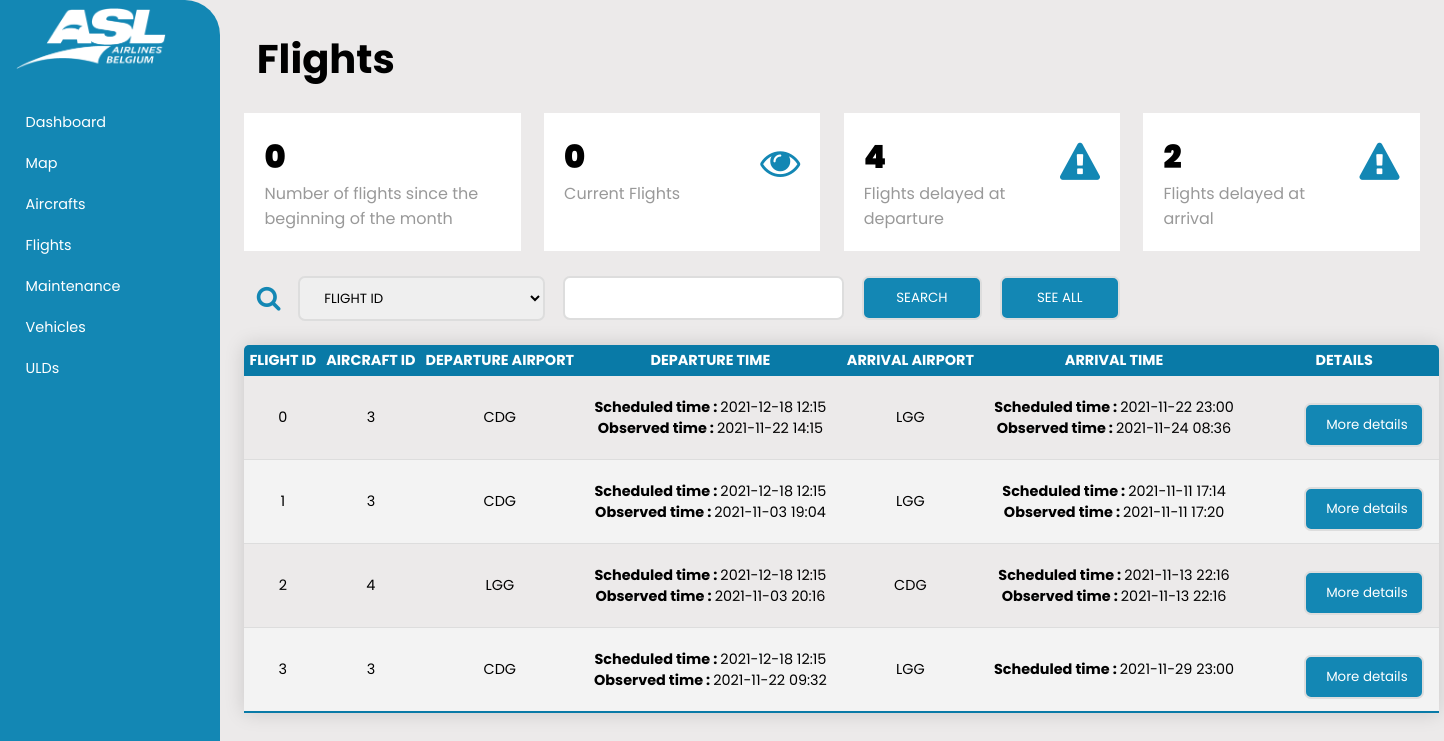
The app's page /project/flights.php with its own data.
### tables this page shows
CREATE TABLE IF NOT EXISTS `flight` (
  `id` int(11) NOT NULL,
  `id_aircraft` int(11) NOT NULL,
  `airport_departure` varchar(3) NOT NULL,
  `airport_arrival` varchar(3) NOT NULL,
  `scheduled_departure_time` timestamp NOT NULL DEFAULT CURRENT_TIMESTAMP ON UPDATE CURRENT_TIMESTAMP,
  `observed_departure_time` timestamp NULL DEFAULT NULL,
  `scheduled_arrival_time` timestamp NULL DEFAULT NULL,
  `observed_arrival_time` timestamp NULL DEFAULT NULL,
  `id_gate` varchar(255) NOT NULL,
  `load_plan` int(11) NOT NULL,
  PRIMARY KEY (`id`),
  KEY `airport_departure` (`airport_departure`),
  KEY `airport_arrival` (`airport_arrival`),
  KEY `id_aircraft` (`id_aircraft`),
  KEY `id_gate` (`id_gate`)
);

### project/flights.php (the view, shortened to what this page needs)
<?php
    include_once("./add_ons/header.php");
    include("./includes/dbconn.inc.php");
    include("./add_ons/sidebar.php");
?>
<?php
    $sql ="SELECT count(`id`) as nb_flights FROM `flight` where month(`observed_arrival_time`)= month(CURRENT_TIMESTAMP())";
    $result = mysqli_query($conn, $sql);
    $row = mysqli_fetch_assoc($result);
    $nb_flights = $row['nb_flights'];
    $sql ="SELECT count(`id`) as nb_current_flights FROM `flight` where month(`observed_arrival_time`)= month(CURRENT_TIMESTAMP()) AND day(`observed_arrival_time`) = day(CURRENT_TIMESTAMP())";
    $result = mysqli_query($conn, $sql);
    $row = mysqli_fetch_assoc($result);
    $nb_current_flights = $row['nb_current_flights'];
    $sql ="SELECT count(`id`) as nb_delay_departure FROM `flight` WHERE `scheduled_departure_time` != `observed_departure_time`";
    $result = mysqli_query($conn, $sql);
    $row = mysqli_fetch_assoc($result);
    $nb_delay_departure = $row['nb_delay_departure'];
    $sql ="SELECT count(`id`) as nb_delay_arrival FROM `flight` WHERE `scheduled_arrival_time` != `observed_arrival_time`";
    $result = mysqli_query($conn, $sql);
    $row = mysqli_fetch_assoc($result);
    $nb_delay_arrival = $row['nb_delay_arrival'];
?>
<div class="main-content">
    <h1>Flights</h1>
    <div class="cardBox">
        <div class="card">
            <div>
                <div class="numbers"><?php echo $nb_flights; ?></div>
                <div class="cardname">Number of flights since the beginning of the month</div>
            </div>
        </div>
        <div class="card">
            <div>
                <div class="numbers"><?php echo $nb_current_flights; ?></div>
                <div class="cardname">Current Flights</div>
            </div>
            <div class="iconBox">
                <i class="fa fa-eye" aria-hidden="true"></i>
            </div>
        </div>
        <div class="card">
            <div>
                <div class="numbers"><?php echo $nb_delay_departure; ?></div>
                <div class="cardname">Flights delayed at departure</div>
            </div>
            <div class="iconBox">
                <i class="fa fa-exclamation-triangle" aria-hidden="true"></i>
            </div>
        </div>
        <div class="card">
            <div>
                <div class="numbers"><?php echo $nb_delay_arrival; ?></div>
                <div class="cardname">Flights delayed at arrival</div>
            </div>
            <div class="iconBox">
                <i class="fa fa-exclamation-triangle" aria-hidden="true"></i>
            </div>
        </div>
    </div>
    <div class="Flights">
        <div class="bottom-right-buttons">
            <form class="form-search" action='/project/includes/flights.inc.php' method='post'>
                <i class="fa fa-search" aria-hidden="true" id="search_icon"></i>
                <select name="select-search">
                    <option value="id">FLIGHT ID</option>
                </select>
                <input type="text" name="contain-search">
                <button type="submit">SEARCH</button>
                <button  type="submit" name="see-all-button">SEE ALL</button>
            </form>
        </div>
        <div class="table_and_buttons">
            <table class="content-table">
                <thead>
                    <tr>
                        <th>Flight id</th>
                        <th>Aircraft id</th>
                        <th>Departure airport</th>
                        <th>Departure time</th>
                        <th>Arrival airport</th>
                        <th>Arrival time</th>
                        <th>Details</th>
                    </tr>
                </thead>
                <tbody>
                    <?php
                        $sql ="SELECT * FROM `flight` limit 4";
                        $result = mysqli_query($conn, $sql);
                        $nb_rows = mysqli_num_rows($result);
                        $flights ="";
                        if ($nb_rows>0){
                            while ($row = mysqli_fetch_assoc($result)){
                                $flights .= "<tr>";
                                $id = $row['id'];
                                $flights .= "<td>".$row['id']."</td>";
                                $flights .= "<td>".$row['id_aircraft']."</td>";
                                $IATA = $row['airport_departure'];
                                $flights .= "<td>".$IATA."</td>";
                                $flight_date_d = $row['scheduled_departure_time'];
                                $flight_date_d_new_format = date('Y-m-d H:i', strtotime($flight_date_d));
                                $flights .= "<td> <strong>Scheduled time : </strong>".$flight_date_d_new_format;
                                $flight_obs_d = $row['observed_departure_time'];
                                if($flight_obs_d){
                                    $flight_obs_d_new_format = date('Y-m-d H:i', strtotime($flight_obs_d));
                                    $flights .= "</br> <strong>Observed time : </strong>".$flight_obs_d_new_format."</td>";
                                }else{
                                    $flights .= "</td>";
                                }
                                $IATA = $row['airport_arrival'];
                                $flights .= "<td>".$IATA."</td>";
                                $flight_date_a = $row['scheduled_arrival_time'];
                                $flight_date_a_new_format = date('Y-m-d H:i', strtotime($flight_date_a));
                                $flights .= "<td> <strong>Scheduled time : </strong>".$flight_date_a_new_format;
                                $flight_obs_a = $row['observed_arrival_time'];
                                if($flight_obs_a){
                                    $flight_obs_a_new_format = date('Y-m-d H:i', strtotime($flight_obs_a));
                                    $flights .= "</br> <strong> Observed time : </strong>".$flight_obs_a_new_format."</td>";
                                } else {
                                    $flights .= "</td>";
                                }
                                $flights .= "<td>
                                            <form method='post' action='/project/includes/flights.inc.php' display: inline>
                                            <button class='ADD-button' type='submit' name='details-button' value=$id>More details</button>
                                            </form>
                                        </td>";
                                $flights .= "</tr>";
                            }
                        }
                        echo $flights;
                    ?>
                </tbody>
            </table>
        </div>
    </div>
</div>
<?php
    include_once("./add_ons/footer.php");
?>

### project/style.css (style rules this page uses)
:root { --main-color: #1387b4; --color-dark: #1D2231; --background_color: #eceaea; --clr-inprogress: #f0ff6bd0; --clr-notyetstarted: #81d4fad8; --clr-warning: #f51e1ec5; --clr-completed: #17f303b9; }
* { font-family: 'Poppins', sans-serif; margin: 0; padding: 0; text-decoration: none; list-style-type: none; box-sizing: border-box; }
body { background-color: var(--background_color); }
.main-content { position: relative; height: 100%; margin-top: 2%; margin-left: 220px; transition: margin-left 500ms; background: var(--background_color); }
.main-content h1 { margin-left:3%; font-size: 2.5em; }
.cardBox { position: relative; width: 100%; padding: 2%; display: grid; grid-template-columns: repeat(4,1fr); grid-gap: 2%; }
.cardBox .card { position: relative; background: #fff; padding: 20px; display: flex; justify-content: space-between; }
.cardBox .card .numbers { position: relative; font-size: 2em; font-weight: 1000; }
.cardBox .card .cardname { color: #999; }
.cardBox .card .iconBox { font-size: 2.5em; color: var(--main-color); }
.content-table { border-collapse: collapse; border-spacing: 50px 0; margin-top: 2%; font-size: 0.9em; min-width: 400px; border-radius: 5px 5px 0 0 ; overflow: hidden; box-shadow: 0 0 20px rgba(0, 0, 0, 0.15); table-layout: auto; width: 60%; position: relative; margin-left: 2%; }
.content-table th { position: sticky; top : 0; text-align: center; text-transform: uppercase; padding: 5px; }
.content-table thead tr { background-color: #097aa7; color: #ffffff; text-align: center; font-weight: bold; white-space: nowrap; }
.content-table td { padding: 12px 15px; white-space: nowrap; text-align: center; }
.content-table tbody tr { border-bottom: 1px solid #dddddd ; }
.content-table tbody tr:nth-of-type(even) { background-color: #f3f3f3; }
.content-table tbody tr:last-of-type { border-bottom: 2px solid #097aa7; }
.table_and_buttons { display: flex; flex-flow: row wrap; align-items: center; }
.bottom-right-buttons { display:inline; width: 180px; }
.form-search { display: flex; flex-flow: row wrap; align-items: center; font-size: 1.6rem; margin-left: 3%; }
.form-search i { color: var(--main-color); }
.form-search select { padding: 10px 20px; border: 2px solid #ddd; margin-left: 1.5%; border-radius: 7px; }
.form-search input { vertical-align: middle; margin-left: 1.5%; padding: 10px; background-color: #fff; border: 2px solid #ddd; border-radius: 7px; }
.form-search button, .SEE_ALL-button, .ADD-button { padding: 10px 20px; background-color: var(--main-color); border: 2px solid #ddd; color: white; cursor: pointer; border-radius: 7px; margin-left: 1.5%; width: 120px; }
.SEE_ALL-button, .ADD-button { padding: 10px 20px; background-color: var(--main-color); border: 2px solid #ddd; color: white; cursor: pointer; border-radius: 7px; margin-left: 40px; margin-top: 15px; width: 120px; }

### records on screen
flight: id "0", id_aircraft "3", airport_departure "CDG", scheduled_departure_time "2021-12-18 12:15", observed_departure_time "2021-11-22 14:15", airport_arrival "LGG", scheduled_arrival_time "2021-11-22 23:00", observed_arrival_time "2021-11-24 08:36"
flight: id "1", id_aircraft "3", airport_departure "CDG", scheduled_departure_time "2021-12-18 12:15", observed_departure_time "2021-11-03 19:04", airport_arrival "LGG", scheduled_arrival_time "2021-11-11 17:14", observed_arrival_time "2021-11-11 17:20"
flight: id "2", id_aircraft "4", airport_departure "LGG", scheduled_departure_time "2021-12-18 12:15", observed_departure_time "2021-11-03 20:16", airport_arrival "CDG", scheduled_arrival_time "2021-11-13 22:16", observed_arrival_time "2021-11-13 22:16"
flight: id "3", id_aircraft "3", airport_departure "CDG", scheduled_departure_time "2021-12-18 12:15", observed_departure_time "2021-11-22 09:32", airport_arrival "LGG", scheduled_arrival_time "2021-11-29 23:00"

### other values on screen
$nb_flights "0"
$nb_current_flights "0"
$nb_delay_departure "4"
$nb_delay_arrival "2"
